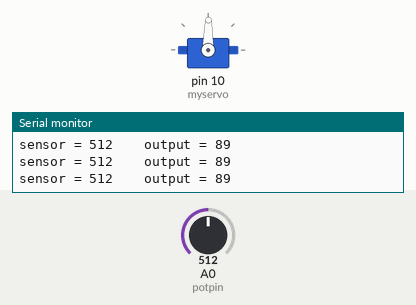
Simulated run of this sketch. Board: Arduino Uno, built with avr-gcc and run on an emulated ATmega328P. On the bench: servo, the last lines printed to the serial monitor. Inputs (shaded band) come from the test bench; at power-on: A0 (potpin) = 512.

Above: at 1.2 s.
1.3 s: A0 (potpin) set to 106
At 2.3 s:
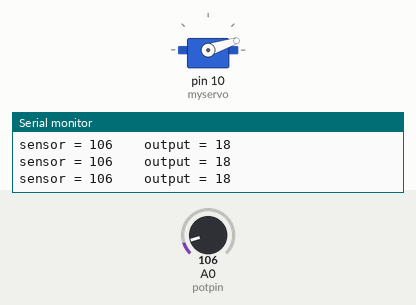
2.8 s: A0 (potpin) set to 91
At 3.8 s:
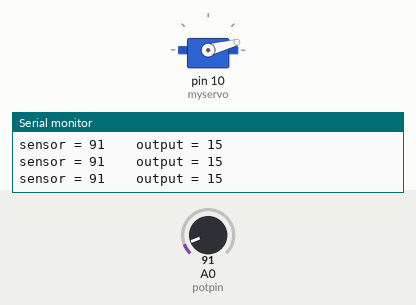
5.8 s: A0 (potpin) set to 122
At 7.0 s:
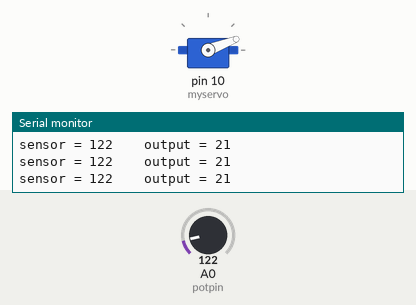
7.3 s: A0 (potpin) set to 558
At 8.6 s:
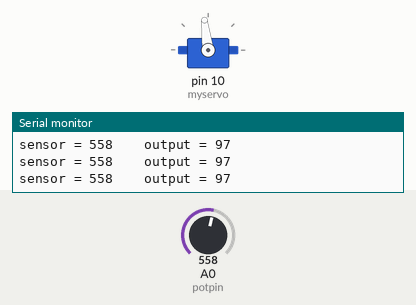
10.3 s: A0 (potpin) set to 579
At 11.5 s:
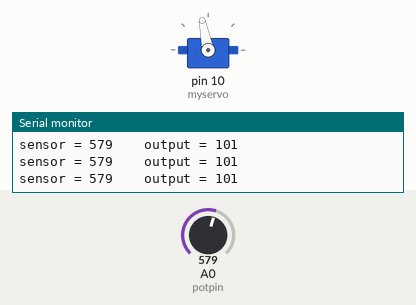
11.8 s: A0 (potpin) set to 306
At 12.7 s:
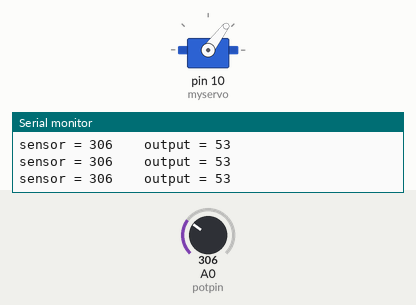
Timing chart, 0 to 14.3 s (numbered marks = the images above; inputs shaded):
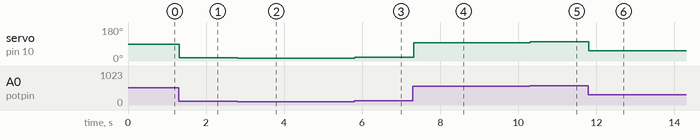

Measured:
- after the input at 1.3 s, servo on pin 10 (myservo): 89° → 18° at once
- after the input at 2.8 s, servo on pin 10 (myservo): 18° → 15° at once
- after the input at 5.8 s, servo on pin 10 (myservo): 15° → 21° at once
- after the input at 7.3 s, servo on pin 10 (myservo): 21° → 97° at once
- after the input at 10.3 s, servo on pin 10 (myservo): 97° → 101° at once
- after the input at 11.8 s, servo on pin 10 (myservo): 101° → 53° at once

The sketch:

se_control.ino
```cpp
#include<Servo.h>
Servo myservo;
 //创建一个舵机控制对象

int potpin =A0;  //该变量用于存储用电位器读出的模拟值
int sval = 0;
int oval = 0;
// 该变量用与存储舵机角度位置

void setup()
{
  myservo.attach(10);
  Serial.begin(9600);
// 该舵机由arduino第九脚控制
}


void loop()
{
  sval = analogRead(potpin);            //读取电位器控制的模拟值 (范围在0-1023)

  oval = map(sval, 0, 1023, 0, 179);     // scale it to use it with the servo (value between 0 and 180)

  myservo.write(oval);
  delay(15);
// 指定舵机转向的角度
  Serial.print("sensor = ");
  Serial.print(sval);
  Serial.print("    output = ");
  Serial.println(oval);
  delay(2);
// 等待15ms让舵机到达指定位置
}
```
